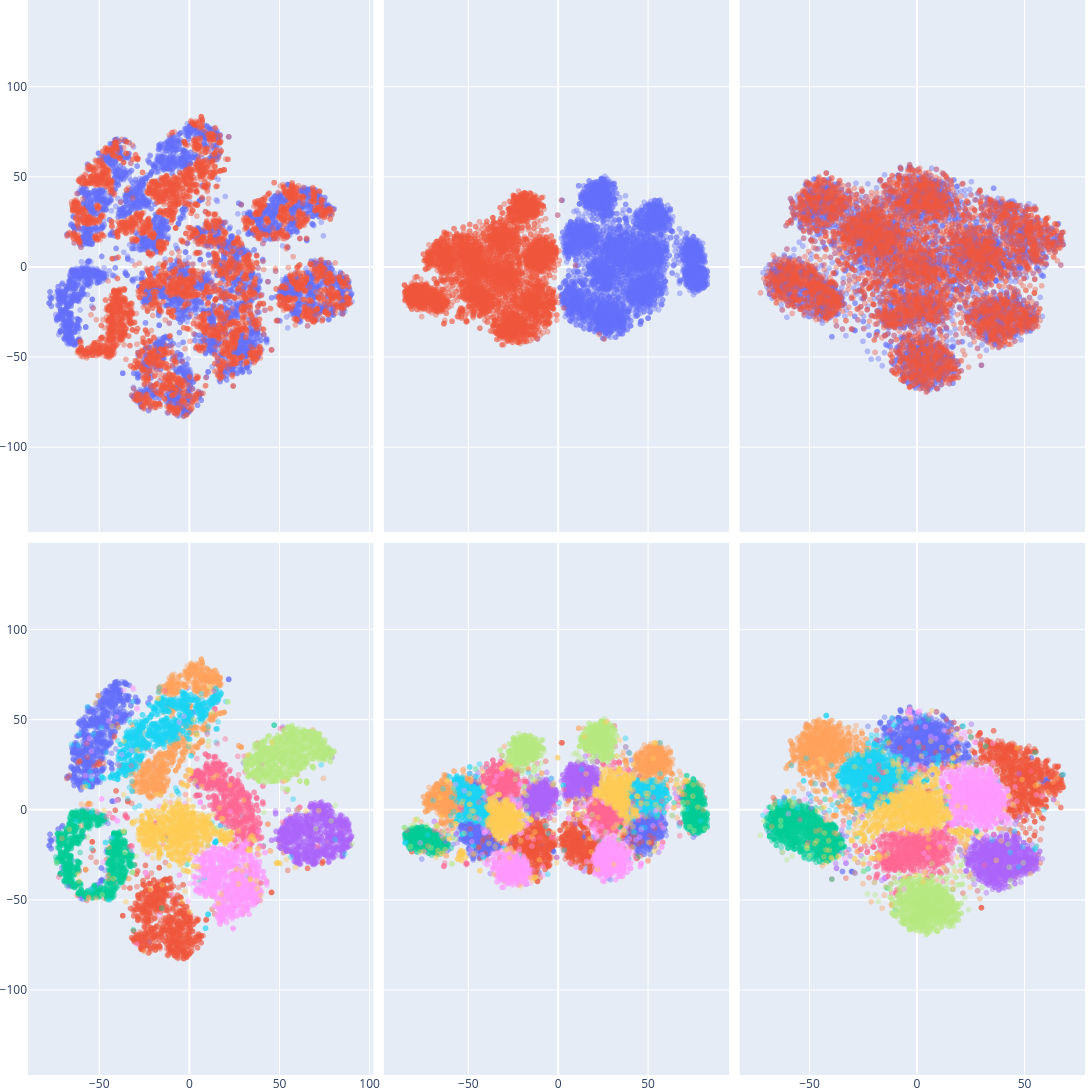

Notebook code for this chart:
### Code cell
fig = make_subplots(rows=2, cols=3, shared_xaxes=True, shared_yaxes=True, horizontal_spacing=.01, vertical_spacing=.01)
def add(px_plot, col, row):
    for trace in px_plot["data"]:
        fig.append_trace(trace, row=row, col=col)

add(px.scatter(x=features_base[:, 0], y=features_base[:, 1], color=labels_bg, opacity=.4), row=1, col=1)
add(px.scatter(x=features_base[:, 0], y=features_base[:, 1], color=labels_digit, opacity=.4), row=2, col=1)

add(px.scatter(x=features_split[:, 0], y=features_split[:, 1], color=labels_bg, opacity=.4), row=1, col=2)
add(px.scatter(x=features_split[:, 0], y=features_split[:, 1], color=labels_digit, opacity=.4), row=2, col=2)

add(px.scatter(x=features_merged[:, 0], y=features_merged[:, 1], color=labels_bg, opacity=.4), row=1, col=3)
add(px.scatter(x=features_merged[:, 0], y=features_merged[:, 1], color=labels_digit, opacity=.4), row=2, col=3)

fig.update_yaxes(scaleanchor="x", scaleratio=1)
scale = 600
fig.update_layout(height=2*scale, width=3*scale, margin={"l": 0, "r": 0, "t": 0, "b": 0}, showlegend=False)
fig

### Figure 1 — Plotly figure (JSON) as saved in the notebook; plotly's stock layout.template omitted (floating-point values rounded to 4 significant figures; data arrays with more than 128 entries replaced by an {"elided": "..."} marker saying what was removed)
{"data": [{"hovertemplate": "color=1<br>x=%{x}<br>y=%{y}<extra></extra>", "legendgroup": "1", "marker": {"color": "#636efa", "opacity": 0.4, "symbol": "circle"}, "mode": "markers", "name": "1", "showlegend": true, "type": "scattergl", "x": {"elided": "5031 float values"}, "xaxis": "x", "y": {"elided": "5031 float values"}, "yaxis": "y"}, {"hovertemplate": "color=-1<br>x=%{x}<br>y=%{y}<extra></extra>", "legendgroup": "-1", "marker": {"color": "#EF553B", "opacity": 0.4, "symbol": "circle"}, "mode": "markers", "name": "-1", "showlegend": true, "type": "scattergl", "x": {"elided": "4969 float values"}, "xaxis": "x", "y": {"elided": "4969 float values"}, "yaxis": "y"}, {"hovertemplate": "color=7<br>x=%{x}<br>y=%{y}<extra></extra>", "legendgroup": "7", "marker": {"color": "#636efa", "opacity": 0.4, "symbol": "circle"}, "mode": "markers", "name": "7", "showlegend": true, "type": "scattergl", "x": {"elided": "1028 float values"}, "xaxis": "x4", "y": {"elided": "1028 float values"}, "yaxis": "y4"}, {"hovertemplate": "color=2<br>x=%{x}<br>y=%{y}<extra></extra>", "legendgroup": "2", "marker": {"color": "#EF553B", "opacity": 0.4, "symbol": "circle"}, "mode": "markers", "name": "2", "showlegend": true, "type": "scattergl", "x": {"elided": "1032 float values"}, "xaxis": "x4", "y": {"elided": "1032 float values"}, "yaxis": "y4"}, {"hovertemplate": "color=1<br>x=%{x}<br>y=%{y}<extra></extra>", "legendgroup": "1", "marker": {"color": "#00cc96", "opacity": 0.4, "symbol": "circle"}, "mode": "markers", "name": "1", "showlegend": true, "type": "scattergl", "x": {"elided": "1135 float values"}, "xaxis": "x4", "y": {"elided": "1135 float values"}, "yaxis": "y4"}, {"hovertemplate": "color=0<br>x=%{x}<br>y=%{y}<extra></extra>", "legendgroup": "0", "marker": {"color": "#ab63fa", "opacity": 0.4, "symbol": "circle"}, "mode": "markers", "name": "0", "showlegend": true, "type": "scattergl", "x": {"elided": "980 float values"}, "xaxis": "x4", "y": {"elided": "980 float values"}, "yaxis": "y4"}, {"hovertemplate": "color=4<br>x=%{x}<br>y=%{y}<extra></extra>", "legendgroup": "4", "marker": {"color": "#FFA15A", "opacity": 0.4, "symbol": "circle"}, "mode": "markers", "name": "4", "showlegend": true, "type": "scattergl", "x": {"elided": "982 float values"}, "xaxis": "x4", "y": {"elided": "982 float values"}, "yaxis": "y4"}, {"hovertemplate": "color=9<br>x=%{x}<br>y=%{y}<extra></extra>", "legendgroup": "9", "marker": {"color": "#19d3f3", "opacity": 0.4, "symbol": "circle"}, "mode": "markers", "name": "9", "showlegend": true, "type": "scattergl", "x": {"elided": "1009 float values"}, "xaxis": "x4", "y": {"elided": "1009 float values"}, "yaxis": "y4"}, {"hovertemplate": "color=5<br>x=%{x}<br>y=%{y}<extra></extra>", "legendgroup": "5", "marker": {"color": "#FF6692", "opacity": 0.4, "symbol": "circle"}, "mode": "markers", "name": "5", "showlegend": true, "type": "scattergl", "x": {"elided": "892 float values"}, "xaxis": "x4", "y": {"elided": "892 float values"}, "yaxis": "y4"}, {"hovertemplate": "color=6<br>x=%{x}<br>y=%{y}<extra></extra>", "legendgroup": "6", "marker": {"color": "#B6E880", "opacity": 0.4, "symbol": "circle"}, "mode": "markers", "name": "6", "showlegend": true, "type": "scattergl", "x": {"elided": "958 float values"}, "xaxis": "x4", "y": {"elided": "958 float values"}, "yaxis": "y4"}, {"hovertemplate": "color=3<br>x=%{x}<br>y=%{y}<extra></extra>", "legendgroup": "3", "marker": {"color": "#FF97FF", "opacity": 0.4, "symbol": "circle"}, "mode": "markers", "name": "3", "showlegend": true, "type": "scattergl", "x": {"elided": "1010 float values"}, "xaxis": "x4", "y": {"elided": "1010 float values"}, "yaxis": "y4"}, {"hovertemplate": "color=8<br>x=%{x}<br>y=%{y}<extra></extra>", "legendgroup": "8", "marker": {"color": "#FECB52", "opacity": 0.4, "symbol": "circle"}, "mode": "markers", "name": "8", "showlegend": true, "type": "scattergl", "x": {"elided": "974 float values"}, "xaxis": "x4", "y": {"elided": "974 float values"}, "yaxis": "y4"}, {"hovertemplate": "color=1<br>x=%{x}<br>y=%{y}<extra></extra>", "legendgroup": "1", "marker": {"color": "#636efa", "opacity": 0.4, "symbol": "circle"}, "mode": "markers", "name": "1", "showlegend": true, "type": "scattergl", "x": {"elided": "5031 float values"}, "xaxis": "x2", "y": {"elided": "5031 float values"}, "yaxis": "y2"}, {"hovertemplate": "color=-1<br>x=%{x}<br>y=%{y}<extra></extra>", "legendgroup": "-1", "marker": {"color": "#EF553B", "opacity": 0.4, "symbol": "circle"}, "mode": "markers", "name": "-1", "showlegend": true, "type": "scattergl", "x": {"elided": "4969 float values"}, "xaxis": "x2", "y": {"elided": "4969 float values"}, "yaxis": "y2"}, {"hovertemplate": "color=7<br>x=%{x}<br>y=%{y}<extra></extra>", "legendgroup": "7", "marker": {"color": "#636efa", "opacity": 0.4, "symbol": "circle"}, "mode": "markers", "name": "7", "showlegend": true, "type": "scattergl", "x": {"elided": "1028 float values"}, "xaxis": "x5", "y": {"elided": "1028 float values"}, "yaxis": "y5"}, {"hovertemplate": "color=2<br>x=%{x}<br>y=%{y}<extra></extra>", "legendgroup": "2", "marker": {"color": "#EF553B", "opacity": 0.4, "symbol": "circle"}, "mode": "markers", "name": "2", "showlegend": true, "type": "scattergl", "x": {"elided": "1032 float values"}, "xaxis": "x5", "y": {"elided": "1032 float values"}, "yaxis": "y5"}, {"hovertemplate": "color=1<br>x=%{x}<br>y=%{y}<extra></extra>", "legendgroup": "1", "marker": {"color": "#00cc96", "opacity": 0.4, "symbol": "circle"}, "mode": "markers", "name": "1", "showlegend": true, "type": "scattergl", "x": {"elided": "1135 float values"}, "xaxis": "x5", "y": {"elided": "1135 float values"}, "yaxis": "y5"}, {"hovertemplate": "color=0<br>x=%{x}<br>y=%{y}<extra></extra>", "legendgroup": "0", "marker": {"color": "#ab63fa", "opacity": 0.4, "symbol": "circle"}, "mode": "markers", "name": "0", "showlegend": true, "type": "scattergl", "x": {"elided": "980 float values"}, "xaxis": "x5", "y": {"elided": "980 float values"}, "yaxis": "y5"}, {"hovertemplate": "color=4<br>x=%{x}<br>y=%{y}<extra></extra>", "legendgroup": "4", "marker": {"color": "#FFA15A", "opacity": 0.4, "symbol": "circle"}, "mode": "markers", "name": "4", "showlegend": true, "type": "scattergl", "x": {"elided": "982 float values"}, "xaxis": "x5", "y": {"elided": "982 float values"}, "yaxis": "y5"}, {"hovertemplate": "color=9<br>x=%{x}<br>y=%{y}<extra></extra>", "legendgroup": "9", "marker": {"color": "#19d3f3", "opacity": 0.4, "symbol": "circle"}, "mode": "markers", "name": "9", "showlegend": true, "type": "scattergl", "x": {"elided": "1009 float values"}, "xaxis": "x5", "y": {"elided": "1009 float values"}, "yaxis": "y5"}, {"hovertemplate": "color=5<br>x=%{x}<br>y=%{y}<extra></extra>", "legendgroup": "5", "marker": {"color": "#FF6692", "opacity": 0.4, "symbol": "circle"}, "mode": "markers", "name": "5", "showlegend": true, "type": "scattergl", "x": {"elided": "892 float values"}, "xaxis": "x5", "y": {"elided": "892 float values"}, "yaxis": "y5"}, {"hovertemplate": "color=6<br>x=%{x}<br>y=%{y}<extra></extra>", "legendgroup": "6", "marker": {"color": "#B6E880", "opacity": 0.4, "symbol": "circle"}, "mode": "markers", "name": "6", "showlegend": true, "type": "scattergl", "x": {"elided": "958 float values"}, "xaxis": "x5", "y": {"elided": "958 float values"}, "yaxis": "y5"}, {"hovertemplate": "color=3<br>x=%{x}<br>y=%{y}<extra></extra>", "legendgroup": "3", "marker": {"color": "#FF97FF", "opacity": 0.4, "symbol": "circle"}, "mode": "markers", "name": "3", "showlegend": true, "type": "scattergl", "x": {"elided": "1010 float values"}, "xaxis": "x5", "y": {"elided": "1010 float values"}, "yaxis": "y5"}, {"hovertemplate": "color=8<br>x=%{x}<br>y=%{y}<extra></extra>", "legendgroup": "8", "marker": {"color": "#FECB52", "opacity": 0.4, "symbol": "circle"}, "mode": "markers", "name": "8", "showlegend": true, "type": "scattergl", "x": {"elided": "974 float values"}, "xaxis": "x5", "y": {"elided": "974 float values"}, "yaxis": "y5"}, {"hovertemplate": "color=1<br>x=%{x}<br>y=%{y}<extra></extra>", "legendgroup": "1", "marker": {"color": "#636efa", "opacity": 0.4, "symbol": "circle"}, "mode": "markers", "name": "1", "showlegend": true, "type": "scattergl", "x": {"elided": "5031 float values"}, "xaxis": "x3", "y": {"elided": "5031 float values"}, "yaxis": "y3"}, {"hovertemplate": "color=-1<br>x=%{x}<br>y=%{y}<extra></extra>", "legendgroup": "-1", "marker": {"color": "#EF553B", "opacity": 0.4, "symbol": "circle"}, "mode": "markers", "name": "-1", "showlegend": true, "type": "scattergl", "x": {"elided": "4969 float values"}, "xaxis": "x3", "y": {"elided": "4969 float values"}, "yaxis": "y3"}, {"hovertemplate": "color=7<br>x=%{x}<br>y=%{y}<extra></extra>", "legendgroup": "7", "marker": {"color": "#636efa", "opacity": 0.4, "symbol": "circle"}, "mode": "markers", "name": "7", "showlegend": true, "type": "scattergl", "x": {"elided": "1028 float values"}, "xaxis": "x6", "y": {"elided": "1028 float values"}, "yaxis": "y6"}, {"hovertemplate": "color=2<br>x=%{x}<br>y=%{y}<extra></extra>", "legendgroup": "2", "marker": {"color": "#EF553B", "opacity": 0.4, "symbol": "circle"}, "mode": "markers", "name": "2", "showlegend": true, "type": "scattergl", "x": {"elided": "1032 float values"}, "xaxis": "x6", "y": {"elided": "1032 float values"}, "yaxis": "y6"}, {"hovertemplate": "color=1<br>x=%{x}<br>y=%{y}<extra></extra>", "legendgroup": "1", "marker": {"color": "#00cc96", "opacity": 0.4, "symbol": "circle"}, "mode": "markers", "name": "1", "showlegend": true, "type": "scattergl", "x": {"elided": "1135 float values"}, "xaxis": "x6", "y": {"elided": "1135 float values"}, "yaxis": "y6"}, {"hovertemplate": "color=0<br>x=%{x}<br>y=%{y}<extra></extra>", "legendgroup": "0", "marker": {"color": "#ab63fa", "opacity": 0.4, "symbol": "circle"}, "mode": "markers", "name": "0", "showlegend": true, "type": "scattergl", "x": {"elided": "980 float values"}, "xaxis": "x6", "y": {"elided": "980 float values"}, "yaxis": "y6"}, {"hovertemplate": "color=4<br>x=%{x}<br>y=%{y}<extra></extra>", "legendgroup": "4", "marker": {"color": "#FFA15A", "opacity": 0.4, "symbol": "circle"}, "mode": "markers", "name": "4", "showlegend": true, "type": "scattergl", "x": {"elided": "982 float values"}, "xaxis": "x6", "y": {"elided": "982 float values"}, "yaxis": "y6"}, {"hovertemplate": "color=9<br>x=%{x}<br>y=%{y}<extra></extra>", "legendgroup": "9", "marker": {"color": "#19d3f3", "opacity": 0.4, "symbol": "circle"}, "mode": "markers", "name": "9", "showlegend": true, "type": "scattergl", "x": {"elided": "1009 float values"}, "xaxis": "x6", "y": {"elided": "1009 float values"}, "yaxis": "y6"}, {"hovertemplate": "color=5<br>x=%{x}<br>y=%{y}<extra></extra>", "legendgroup": "5", "marker": {"color": "#FF6692", "opacity": 0.4, "symbol": "circle"}, "mode": "markers", "name": "5", "showlegend": true, "type": "scattergl", "x": {"elided": "892 float values"}, "xaxis": "x6", "y": {"elided": "892 float values"}, "yaxis": "y6"}, {"hovertemplate": "color=6<br>x=%{x}<br>y=%{y}<extra></extra>", "legendgroup": "6", "marker": {"color": "#B6E880", "opacity": 0.4, "symbol": "circle"}, "mode": "markers", "name": "6", "showlegend": true, "type": "scattergl", "x": {"elided": "958 float values"}, "xaxis": "x6", "y": {"elided": "958 float values"}, "yaxis": "y6"}, {"hovertemplate": "color=3<br>x=%{x}<br>y=%{y}<extra></extra>", "legendgroup": "3", "marker": {"color": "#FF97FF", "opacity": 0.4, "symbol": "circle"}, "mode": "markers", "name": "3", "showlegend": true, "type": "scattergl", "x": {"elided": "1010 float values"}, "xaxis": "x6", "y": {"elided": "1010 float values"}, "yaxis": "y6"}, {"hovertemplate": "color=8<br>x=%{x}<br>y=%{y}<extra></extra>", "legendgroup": "8", "marker": {"color": "#FECB52", "opacity": 0.4, "symbol": "circle"}, "mode": "markers", "name": "8", "showlegend": true, "type": "scattergl", "x": {"elided": "974 float values"}, "xaxis": "x6", "y": {"elided": "974 float values"}, "yaxis": "y6"}], "layout": {"height": 1200, "margin": {"b": 0, "l": 0, "r": 0, "t": 0}, "showlegend": false, "width": 1800, "xaxis": {"anchor": "y", "domain": [0, 0.3267], "matches": "x4", "showticklabels": false}, "xaxis2": {"anchor": "y2", "domain": [0.3367, 0.6633], "matches": "x5", "showticklabels": false}, "xaxis3": {"anchor": "y3", "domain": [0.6733, 1], "matches": "x6", "showticklabels": false}, "xaxis4": {"anchor": "y4", "domain": [0, 0.3267]}, "xaxis5": {"anchor": "y5", "domain": [0.3367, 0.6633]}, "xaxis6": {"anchor": "y6", "domain": [0.6733, 1]}, "yaxis": {"anchor": "x", "domain": [0.505, 1], "scaleanchor": "x", "scaleratio": 1}, "yaxis2": {"anchor": "x2", "domain": [0.505, 1], "matches": "y", "scaleanchor": "x", "scaleratio": 1, "showticklabels": false}, "yaxis3": {"anchor": "x3", "domain": [0.505, 1], "matches": "y", "scaleanchor": "x", "scaleratio": 1, "showticklabels": false}, "yaxis4": {"anchor": "x4", "domain": [0, 0.495], "scaleanchor": "x", "scaleratio": 1}, "yaxis5": {"anchor": "x5", "domain": [0, 0.495], "matches": "y4", "scaleanchor": "x", "scaleratio": 1, "showticklabels": false}, "yaxis6": {"anchor": "x6", "domain": [0, 0.495], "matches": "y4", "scaleanchor": "x", "scaleratio": 1, "showticklabels": false}}}
